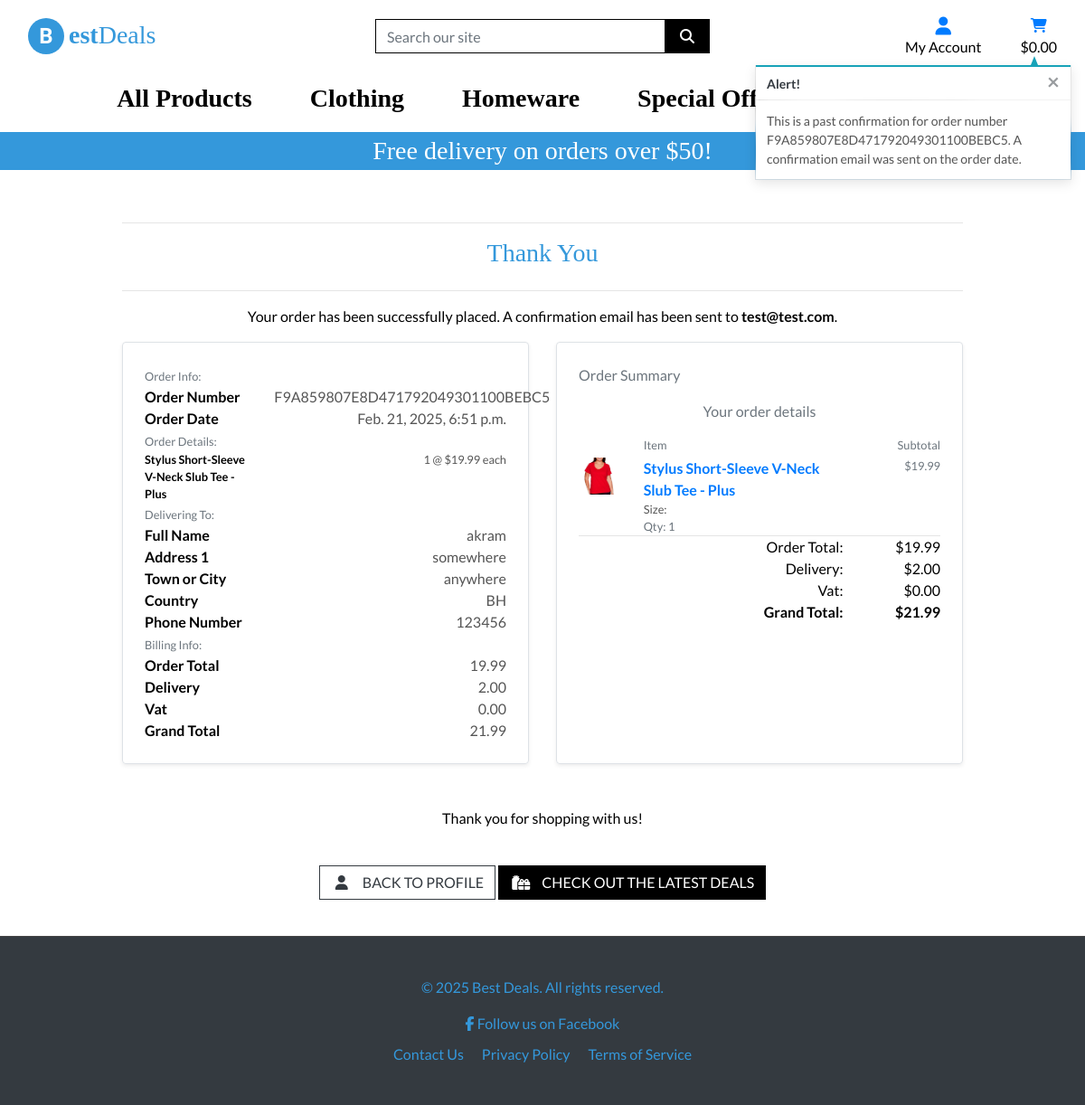
The page /profile/order_history/F9A859807E8D471792049301100BEBC5 (signed in) on the database its author committed.
### checkout/models.py (models this page shows, shortened)
class Order(models.Model):
    order_number = models.CharField(max_length=32, null=False, editable=False)
    user_profile = models.ForeignKey(UserProfile, on_delete=models.SET_NULL,
                                     null=True, blank=True, related_name='orders')
    full_name = models.CharField(max_length=50, null=False, blank=False)
    email = models.EmailField(max_length=254, null=False, blank=False)
    phone_number = models.CharField(max_length=20, null=False, blank=False)
    country = CountryField(blank_label= 'Country *', null=False, blank=False)
    postcode = models.CharField(max_length=20, null=True, blank=True)
    town_or_city = models.CharField(max_length=40, null=False, blank=False)
    street_address1 = models.CharField(max_length=80, null=False, blank=False)
    street_address2 = models.CharField(max_length=80, null=True, blank=True)
    county = models.CharField(max_length=80, null=True, blank=True)
    date = models.DateTimeField(auto_now_add=True)
    delivery_cost = models.DecimalField(max_digits=6, decimal_places=2, null=False, default=0)
    order_total = models.DecimalField(max_digits=10, decimal_places=2, null=False, default=0)
    vat = models.DecimalField(max_digits=6, decimal_places=2, null=False, default=0)
    grand_total = models.DecimalField(max_digits=10, decimal_places=2, null=False, default=0)
    original_bag = models.TextField(null=False, blank=False, default='')
    stripe_pid = models.CharField(max_length=254, null=False, blank=False, default='')
    VAT_PERCENTAGE = Decimal('20.0')  # 20% VAT rate

class OrderLineItem(models.Model):
    order = models.ForeignKey(Order, null=False, blank=False, on_delete=models.CASCADE, related_name='lineitems')
    product = models.ForeignKey(Product, null=False, blank=False, on_delete=models.CASCADE)
    product_size = models.CharField(max_length=2, null=True, blank=True)  # XS, S, M, L, XL
    quantity = models.IntegerField(null=False, blank=False, default=0)
    lineitem_total = models.DecimalField(max_digits=6, decimal_places=2, null=False, blank=False, editable=False)

### products/models.py (models this page shows, shortened)
class Product(models.Model):
    category = models.ForeignKey('Category', null=True, blank=True, on_delete=models.SET_NULL)
    sku = models.CharField(max_length=254, null=True, blank=True)
    name = models.CharField(max_length=254)
    description = models.TextField()
    has_sizes = models.BooleanField(default=False, null=True, blank=True)
    price = models.DecimalField(max_digits=6, decimal_places=2)
    rating = models.DecimalField(max_digits=6, decimal_places=2, null=True, blank=True)
    image_url = models.URLField(max_length=1024, null=True, blank=True)
    image = models.ImageField(null=True, blank=True)
    vat_applicable = models.BooleanField(default=False)

### profiles/views.py (the view)
# urls.py: path('order_history/<order_number>', views.order_history, name='order_history'),
@login_required
def order_history(request, order_number):
    order = get_object_or_404(Order, order_number=order_number)
    messages.info(request, (
        f'This is a past confirmation for order number {order_number}. '
        'A confirmation email was sent on the order date.'
    ))
    template = 'checkout/checkout_success.html'
    context = {
        'order': order,
        'from_profile': True,
    }
    return render(request, template, context)

### bag/contexts.py (called while the page is built, shortened)
def bag_contents(request):
    bag_items = []
    total = Decimal('0.00')
    product_count = 0
    bag = request.session.get('bag', {})
    vat_total = Decimal('0.00')  # ✅ Track VAT separately
    if total > 0 and total < settings.FREE_DELIVERY_THRESHOLD:
        delivery = total * Decimal(settings.STANDARD_DELIVERY_PERCENTAGE / 100)
    else:
        delivery = Decimal('0.00')
    grand_total = total + vat_total + delivery
    context = {
        'bag_items': bag_items,
        'total': total,
        'product_count': product_count,
        'vat': vat_total,  # ✅ Only count VAT for applicable products
        'delivery': delivery,
        'free_delivery_delta': settings.FREE_DELIVERY_THRESHOLD - total,
        'free_delivery_threshold': settings.FREE_DELIVERY_THRESHOLD,
        'grand_total': grand_total,
    }
    return context

### checkout/templates/checkout/checkout_success.html (shortened to what this page needs)
{% extends "base.html" %}
{% load static %}
{% block extra_css %}
    <link rel="stylesheet" href="{% static 'checkout/css/checkout.css' %}">
{% endblock %}
{% block page_header %}
    <div class="container header-container">
    </div>
{% endblock %}
{% block content %}
    <div class="container min-vh-100">
        <div class="row">
            <div class="col chec-ut">
                <hr>
                <h2 class="logo-font mb-4 text-center">Thank You</h2>
                <hr>
                <p class="text-black text-center">
                    Your order has been successfully placed. A confirmation email has been sent to
                    <strong>{{ order.email }}</strong>.
                </p>
            </div>
        </div>
        <div class="row d-flex align-items-stretch">
            <div class="col-12 col-lg-6 mb-5 order-lg-last">
                <div class="p-4 border rounded shadow-sm h-100">
                    <p class="text-muted">Order Summary</p>
                    <p class="text-muted text-center">Your order details</p>
                    <div class="row">
                        <div class="col-7 offset-2">
                            <p class="mb-1 mt-0 small text-muted">Item</p>
                        </div>
                        <div class="col-3 text-right">
                            <p class="mb-1 mt-0 small text-muted">Subtotal</p>
                        </div>
                    </div>
                    {% for item in order.lineitems.all %}
                    <div class="row">
                        <div class="col-2 mb-1">
                            <a href="{% url 'product_detail' item.product.id %}">
                                {% if item.product.image %}
                                <img class="w-100" src="{{ item.product.image.url }}" alt="{{ item.product.name }}">
                                {% else %}
                                <img class="w-100" src="{{ MEDIA_URL }}noimage.png" alt="{{ item.product.name }}">
                                {% endif %}
                            </a>
                        </div>
                        <div class="col-7">
                            <p class="my-0">
                                <strong>
                                    <a href="{% url 'product_detail' item.product.id %}">
                                        {{ item.product.name }}
                                    </a>
                                </strong>
                            </p>
                            <p class="my-0 small">Size: {% if item.product.has_sizes %}{{ item.size|upper }}{% else %}N/A{% endif %}</p>
                            <p class="my-0 small text-muted">Qty: {{ item.quantity }}</p>
                        </div>
                        <div class="col-3 text-right">
                            <p class="my-0 small text-muted">${{ item.product.price | floatformat:2 }}</p>
                        </div>
                    </div>
                    {% endfor %}
                    <hr class="my-0">
                    <div class="row text-black text-right">
                        <div class="col-7 offset-2">
                            <p class="my-0">Order Total:</p>
                            <p class="my-0">Delivery:</p>
                            <p class="my-0">Vat:</p>
                            <p class="my-0"><strong>Grand Total:</strong></p>
                        </div>
                        <div class="col-3">
                            <p class="my-0">${{ order.order_total | floatformat:2 }}</p>
                            <p class="my-0">${{ order.delivery_cost | floatformat:2 }}</p>
                            <p class="my-0">${{ order.vat | floatformat:2 }}</p>
                            <p class="my-0"><strong>${{ order.grand_total | floatformat:2 }}</strong></p>
                        </div>
                    </div>
                </div>
            </div>
            <div class="col-12 col-lg-6 mb-5">
                <div class="p-4 border rounded shadow-sm h-100">
                    <div class="">
                        <div class="row">
                            <div class="col">
                                <small class="text-muted">Order Info:</small>
                            </div>
                        </div>
                        <div class="row">
                            <div class="col-12 col-md-4">
                                <p class="mb-0 text-black font-weight-bold">Order Number</p>
                            </div>
                            <div class="col-12 col-md-8 text-md-right">
                                <p class="mb-0">{{ order.order_number }}</p>
                            </div>
                        </div>
                        <div class="row">
                            <div class="col-12 col-md-4">
                                <p class="mb-0 text-black font-weight-bold">Order Date</p>
                            </div>
                            <div class="col-12 col-md-8 text-md-right">
                                <p class="mb-0">{{ order.date }}</p>
                            </div>
                        </div>
                        <div class="row">
                            <div class="col">
                                <small class="text-muted">Order Details:</small>
                            </div>
                        </div>
                        {% for item in order.lineitems.all %}
                        <div class="row">
                            <div class="col-12 col-md-4">
                                <p class="small mb-0 text-black font-weight-bold">
                                    {{ item.product.name }}{% if item.product_size %} - Size {{ item.product.size|upper }}{% endif %}
                                </p>
                            </div>
                            <div class="col-12 col-md-8 text-md-right">
                                <p class="small mb-0">{{ item.quantity }} @ ${{ item.product.price }} each</p>
                            </div>
                        </div>
                        {% endfor %}
                        <div class="row">
                            <div class="col">
                                <small class="text-muted">Delivering To:</small>
                            </div>
                        </div>
                        <div class="row">
                            <div class="col-12 col-md-4">
                                <p class="mb-0 text-black font-weight-bold">Full Name</p>
                            </div>
                            <div class="col-12 col-md-8 text-md-right">
                                <p class="mb-0">{{ order.full_name }}</p>
                            </div>
                        </div>
                        <div class="row">
                            <div class="col-12 col-md-4">
                                <p class="mb-0 text-black font-weight-bold">Address 1</p>
                            </div>
                            <div class="col-12 col-md-8 text-md-right">
                                <p class="mb-0">{{ order.street_address1 }}</p>
                            </div>
                        </div>
                        <div class="row">
                            <div class="col-12 col-md-4">
                                <p class="mb-0 text-black font-weight-bold">Town or City</p>
                            </div>
                            <div class="col-12 col-md-8 text-md-right">
                                <p class="mb-0">{{ order.town_or_city }}</p>
                            </div>
                        </div>
                        <div class="row">
                            <div class="col-12 col-md-4">
                                <p class="mb-0 text-black font-weight-bold">Country</p>
                            </div>
                            <div class="col-12 col-md-8 text-md-right">
                                <p class="mb-0">{{ order.country }}</p>
                            </div>
                        </div>
                        <div class="row">
                            <div class="col-12 col-md-4">
                                <p class="mb-0 text-black font-weight-bold">Phone Number</p>
                            </div>
                            <div class="col-12 col-md-8 text-md-right">
                                <p class="mb-0">{{ order.phone_number }}</p>
                            </div>
                        </div>
                        <div class="row">
                            <div class="col">
                                <small class="text-muted">Billing Info:</small>
                            </div>
                        </div>
                        <div class="row">
                            <div class="col-12 col-md-4">
                                <p class="mb-0 text-black font-weight-bold">Order Total</p>
                            </div>
                            <div class="col-12 col-md-8 text-md-right">
                                <p class="mb-0">{{ order.order_total }}</p>
                            </div>
                        </div>
                        <div class="row">
                            <div class="col-12 col-md-4">
                                <p class="mb-0 text-black font-weight-bold">Delivery</p>
                            </div>
                            <div class="col-12 col-md-8 text-md-right">
                                <p class="mb-0">{{ order.delivery_cost }}</p>
                            </div>
                        </div>
                        <div class="row">
                            <div class="col-12 col-md-4">
                                <p class="mb-0 text-black font-weight-bold">Vat</p>
                            </div>
                            <div class="col-12 col-md-8 text-md-right">
                                <p class="mb-0">{{ order.vat }}</p>
                            </div>
                        </div>
                        <div class="row">
                            <div class="col-12 col-md-4">
                                <p class="mb-0 text-black font-weight-bold">Grand Total</p>
                            </div>
                            <div class="col-12 col-md-8 text-md-right">
                                <p class="mb-0">{{ order.grand_total }}</p>
                            </div>
                        </div>
                    </div>
                </div>
            </div>
        </div>
             <p class="text-black text-center">Thank you for shopping with us!</p>
             <p class="text-center">
                {% if user.is_authenticated %}
                    <a href="{% url 'profile' %}" class="btn btn-outline-dark rounded-0 my-2">
                        <span class="icon mr-2">
                            <i class="fas fa-user"></i>
                        </span>
                        <span class="text-uppercase">Back to Profile</span>
                    </a>
                {% endif %}
                <a href="{% url 'products' %}?category=new_arrivals,deals,clearance"
                   class="btn btn-black rounded-0 my-4">
                    <span class="icon mr-2">
                        <i class="fas fa-gifts"></i>
                    </span>
                    <span class="text-uppercase">Check Out the Latest Deals</span>
                </a>
            </p>
    </div>
{% endblock %}

### static/css/base.css (style rules this page uses)
html { height: 100%; }
body { background-size: cover; height: calc(50% - 164px); color: #555; font-family: 'Lato'; }
.icon { align-items: center; display: inline-flex; justify-content: center; height: 1.5rem; width: 1.5rem; }
.logo-font { font-family: 'Leckerli'; font-size: 28px; color: #3498db; }
.btn-black { background: black; color: white; }
.text-black { color: #000 !important; }
@media (min-width: 1200px) { .container { max-width: 80%; } }
@media (min-width: 993px) { .header-container { padding-top: 80px; } }

### checkout/static/checkout/css/checkout.css (style rules this page uses)
.chec-ut { margin-top: 150px; }

### rows shown on the page
Order: email "test@test.com", order_total "19.99", delivery_cost "2.00", vat "0.00", grand_total "21.99", order_number "F9A859807E8D471792049301100BEBC5", date "Feb. 21, 2025, 6:51 p.m.", full_name "akram", street_address1 "somewhere", town_or_city "anywhere", country "BH", phone_number "123456"
OrderLineItem: product.image (picture), product.name "Stylus Short-Sleeve V-Neck Slub Tee - Plus", quantity "1", product.price "19.99"

### other values the page prints
{{ free_delivery_threshold }} "50"
{{ message }} "This is a past confirmation for order number F9A859807E8D471792049301100BEBC5. A confirmation email was sent on the order date."
